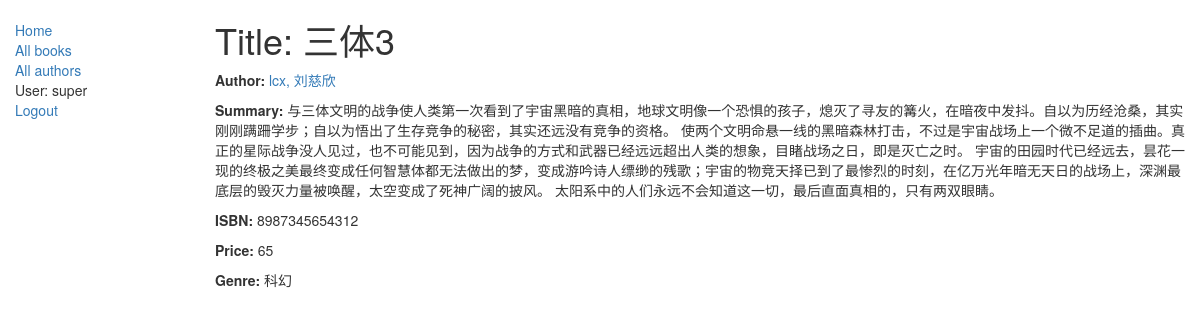
/polls/book/4 (signed in), run on the app's committed database.
### polls/models.py (models this page shows, shortened)
class Book(models.Model):
    title = models.CharField(max_length=200)
    author = models.ForeignKey('Author', on_delete=models.SET_NULL, null=True)
    summary = models.TextField(max_length=1000, help_text="Enter a brief description of the book")
    isbn = models.CharField('ISBN',max_length=13, help_text='13 Character ISBN number</a>')
    count = models.IntegerField()
    price = models.IntegerField()
    genre = models.CharField(max_length=200, help_text="Enter a book genre (e.g. Science Fiction, French Poetry etc.)")
    '''
    def display_genre(self):
        """
        Creates a string for the Genre. This is required to display genre in Admin.
        """
        return ', '.join([ genre.name for genre in self.genre.all()[:3] ])
    '''

class Author(models.Model):
    first_name = models.CharField(max_length=100)
    last_name = models.CharField(max_length=100)
    date_of_birth = models.DateField(null=True, blank=True)
    date_of_death = models.DateField('Died', null=True, blank=True)
    def __str__(self):
        return '%s, %s' % (self.last_name, self.first_name)

### polls/views.py (the view)
# urls.py: path('book/<int:pk>', views.BookDetailView.as_view(), name='book-detail'),
class BookDetailView(LoginRequiredMixin,generic.DetailView):
    model = Book

### polls/templates/polls/book_detail.html
{% extends "base_generic.html" %}
{% block content %}
  <h1>Title: {{ book.title }}</h1>
  <p><strong>Author:</strong> <a href="{{ author.get_absolute_url }}">{{ book.author }}</a></p>
  <p><strong>Summary:</strong> {{ book.summary }}</p>
  <p><strong>ISBN:</strong> {{ book.isbn }}</p>
  <p><strong>Price:</strong> {{ book.price }}</p>
  <p><strong>Genre:</strong> {{ book.genre }}</p>
{% endblock %}

### polls/templates/base_generic.html (shortened to what this page needs)
<!DOCTYPE html>
<html lang="utf-8">
<head>
  <link rel="stylesheet" href="https://maxcdn.bootstrapcdn.com/bootstrap/3.3.7/css/bootstrap.min.css">
  {% load static %}
  <link rel="stylesheet" href="{% static 'css/styles.css' %}">
</head>
<body>
  <div class="container-fluid">
    <div class="row">
      <div class="col-sm-2">
      {% block sidebar %}
      <ul class="sidebar-nav">
          <li><a href="{% url 'index' %}">Home</a></li>
          <li><a href="{% url 'books' %}">All books</a></li>
          <li><a href="{% url 'authors' %}">All authors</a></li>
         {% if user.is_authenticated %}
           <li>User: {{ user.get_username }}</li>
           <li><a href="{% url 'logout'%}?next={{request.path}}">Logout</a></li>
         {% else %}
           <li><a href="{% url 'login'%}?next={{request.path}}">Login</a></li>
         {% endif %}
      </ul>
     {% endblock %}
      </div>
      <div class="col-sm-10 ">
      {% block content %}{% endblock %}
      </div>
    </div>
  </div>
</body>
</html>

### polls/static/css/styles.css (style rules this page uses)
.sidebar-nav { margin-top: 20px; padding: 0; list-style: none; }

### data on the page
Book: title "三体3", author "lcx, 刘慈欣", summary "与三体文明的战争使人类第一次看到了宇宙黑暗的真相，地球文明像一个恐惧的孩子，熄灭了寻友的篝火，在暗夜中发抖。自以为历经沧桑，其实刚刚蹒跚学步；自以为悟出了生存竞争的秘密，其实还远没有竞争的资格。 使两个文明命悬一线的黑暗森林打击，不过是宇宙战场上一个微不足道的插曲。真正的星际战争没人见过，也不可能见到，因为战争的方式和武器已经远远超出人类的想象，目睹战场之日，即是灭亡之时。 宇宙的田园时代已经远去，昙花一现的终极之美最终变成任何智慧体都无法做出的梦，变成游吟诗人缥缈的残歌；宇宙的物竞天择已到了最惨烈的时刻，在亿万光年暗无天日的战场上，深渊最底层的毁灭力量被唤醒，太空变成了死神广阔的披风。 太阳系中的人们永远不会知道这一切，最后直面真相的，只有两双眼睛。", isbn "8987345654312", price "65", genre "科幻"

### other printed values
{{ user.get_username }} "super"
